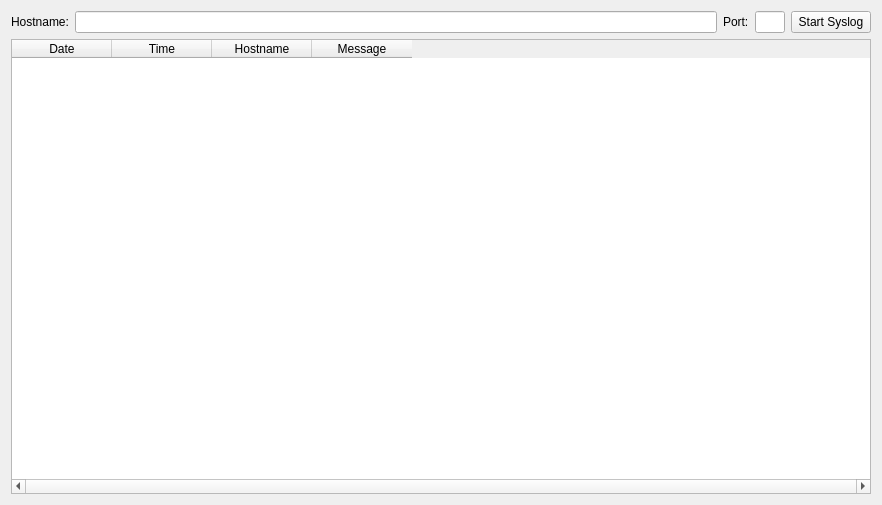
<?xml version="1.0" encoding="UTF-8"?>
<ui version="4.0">
 <class>Form</class>
 <widget class="QWidget" name="Form">
  <property name="geometry">
   <rect>
    <x>0</x>
    <y>0</y>
    <width>882</width>
    <height>505</height>
   </rect>
  </property>
  <property name="windowTitle">
   <string>Form</string>
  </property>
  <layout class="QGridLayout" name="gridLayout">
   <item row="0" column="0">
    <layout class="QVBoxLayout" name="verticalLayout">
     <item>
      <layout class="QHBoxLayout" name="horizontalLayout">
       <item>
        <layout class="QHBoxLayout" name="horizontalLayout_2">
         <item>
          <widget class="QLabel" name="label">
           <property name="text">
            <string>Hostname:</string>
           </property>
          </widget>
         </item>
         <item>
          <widget class="QLineEdit" name="hostnameEdit"/>
         </item>
        </layout>
       </item>
       <item>
        <widget class="QLabel" name="label_2">
         <property name="text">
          <string>Port:</string>
         </property>
        </widget>
       </item>
       <item>
        <widget class="QLineEdit" name="portEdit">
         <property name="maximumSize">
          <size>
           <width>30</width>
           <height>16777215</height>
          </size>
         </property>
        </widget>
       </item>
       <item>
        <widget class="QPushButton" name="syslogButton">
         <property name="text">
          <string>Start Syslog</string>
         </property>
        </widget>
       </item>
      </layout>
     </item>
     <item>
      <widget class="QTableWidget" name="tableWidget">
       <property name="verticalScrollBarPolicy">
        <enum>Qt::ScrollBarAsNeeded</enum>
       </property>
       <property name="horizontalScrollBarPolicy">
        <enum>Qt::ScrollBarAlwaysOn</enum>
       </property>
       <property name="editTriggers">
        <set>QAbstractItemView::NoEditTriggers</set>
       </property>
       <property name="alternatingRowColors">
        <bool>true</bool>
       </property>
       <property name="selectionMode">
        <enum>QAbstractItemView::SingleSelection</enum>
       </property>
       <property name="selectionBehavior">
        <enum>QAbstractItemView::SelectRows</enum>
       </property>
       <property name="gridStyle">
        <enum>Qt::NoPen</enum>
       </property>
       <property name="sortingEnabled">
        <bool>true</bool>
       </property>
       <property name="wordWrap">
        <bool>false</bool>
       </property>
       <attribute name="verticalHeaderVisible">
        <bool>false</bool>
       </attribute>
       <column>
        <property name="text">
         <string>Date</string>
        </property>
        <property name="textAlignment">
         <set>AlignHCenter|AlignVCenter|AlignCenter</set>
        </property>
       </column>
       <column>
        <property name="text">
         <string>Time</string>
        </property>
        <property name="textAlignment">
         <set>AlignHCenter|AlignVCenter|AlignCenter</set>
        </property>
       </column>
       <column>
        <property name="text">
         <string>Hostname</string>
        </property>
        <property name="textAlignment">
         <set>AlignHCenter|AlignVCenter|AlignCenter</set>
        </property>
       </column>
       <column>
        <property name="text">
         <string>Message</string>
        </property>
        <property name="textAlignment">
         <set>AlignHCenter|AlignVCenter|AlignCenter</set>
        </property>
       </column>
      </widget>
     </item>
    </layout>
   </item>
  </layout>
 </widget>
 <resources/>
 <connections/>
</ui>
